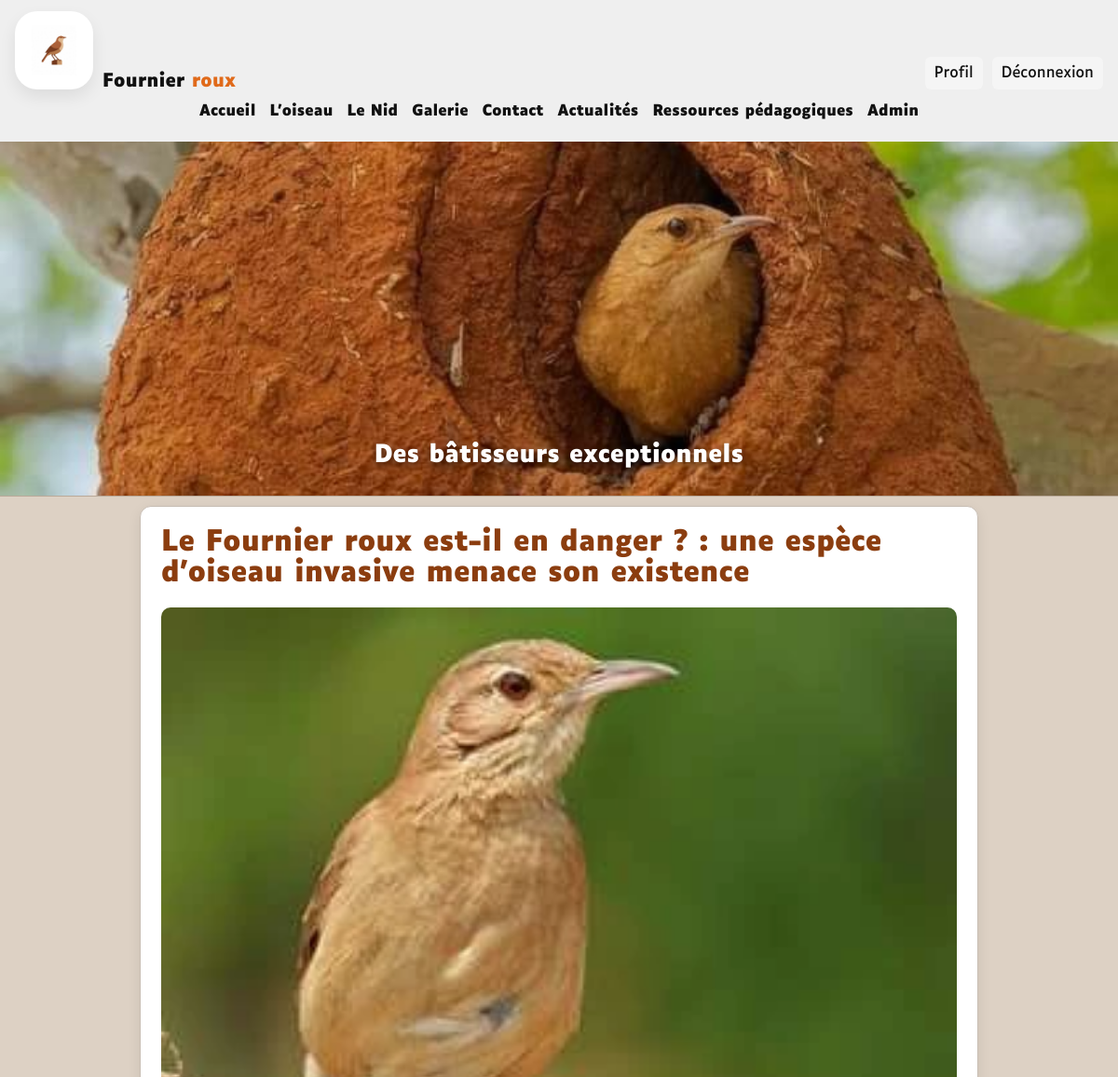
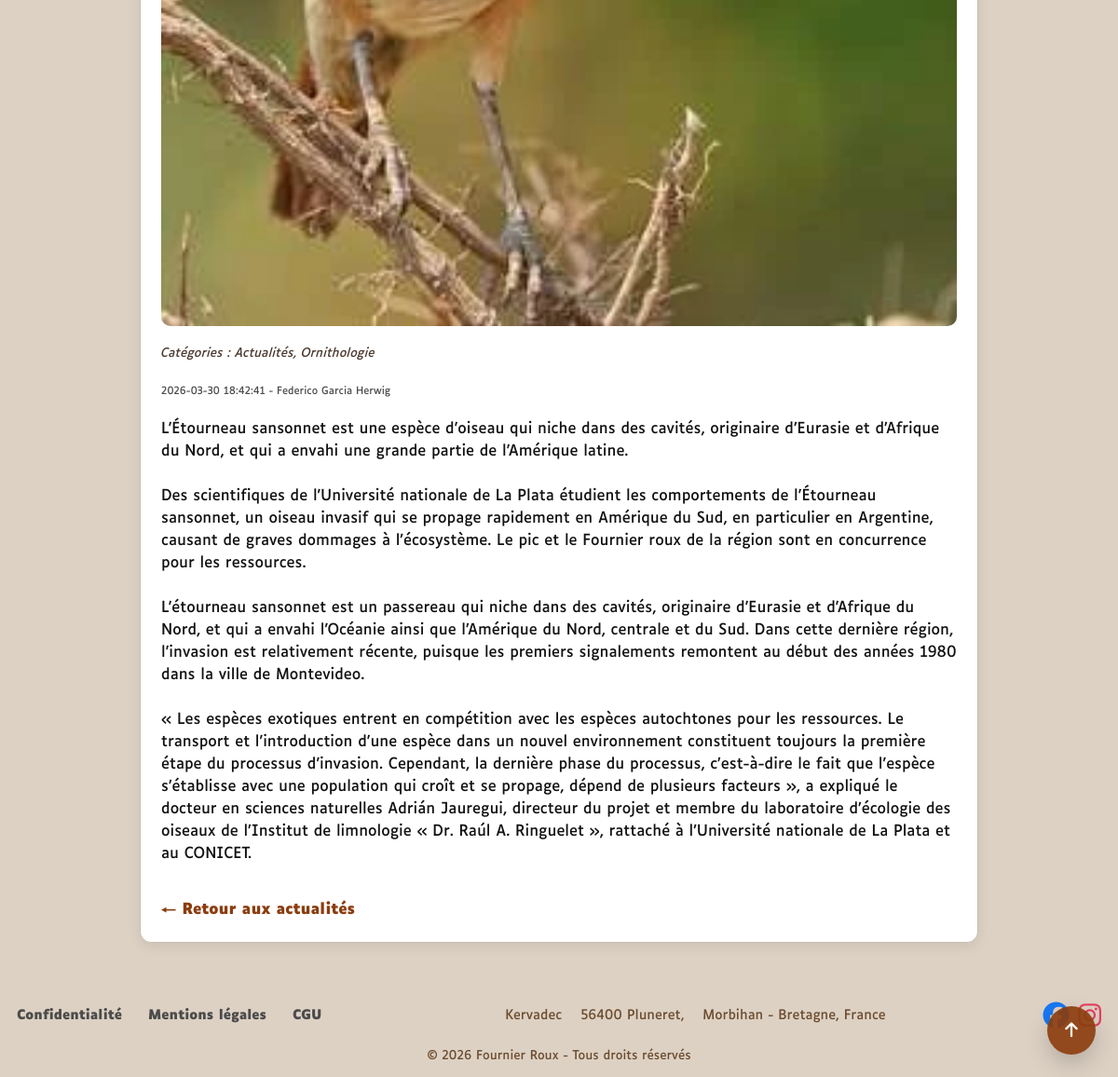
The app's page /index.php?page=article&id=15 (signed in) with its own data (2 pictures, top to bottom).
### tables this page shows
CREATE TABLE `articles` (
  `id_article` int(11) NOT NULL AUTO_INCREMENT,
  `titre` varchar(255) NOT NULL,
  `contenu` text NOT NULL,
  `date_publication` datetime NOT NULL DEFAULT current_timestamp(),
  `id_utilisateur` int(11) NOT NULL,
  PRIMARY KEY (`id_article`),
  KEY `id_utilisateur` (`id_utilisateur`)
);

CREATE TABLE `contient` (
  `id_article` int(11) NOT NULL,
  `id_media` int(11) NOT NULL,
  `ordre` int(11) DEFAULT 1,
  `image_principale` tinyint(1) DEFAULT 0,
  PRIMARY KEY (`id_article`, `id_media`),
  KEY `id_media` (`id_media`),
  CONSTRAINT `contient_ibfk_1` FOREIGN KEY (`id_article`) REFERENCES `articles` (`id_article`) ON DELETE CASCADE,
  CONSTRAINT `contient_ibfk_2` FOREIGN KEY (`id_media`) REFERENCES `media` (`id_media`) ON DELETE CASCADE
);

CREATE TABLE `media` (
  `id_media` int(11) NOT NULL AUTO_INCREMENT,
  `nom_fichier` varchar(255) NOT NULL,
  `date_upload` datetime DEFAULT current_timestamp(),
  `type_media` varchar(50) DEFAULT 'image',
  PRIMARY KEY (`id_media`)
);

CREATE TABLE `utilisateurs` (
  `id_utilisateur` int(11) NOT NULL,
  `nom` varchar(100) NOT NULL,
  `email` varchar(255) NOT NULL,
  `mot_de_passe` varchar(255) NOT NULL,
  `role` enum('admin','utilisateur') NOT NULL,
  `prenom` varchar(100) NOT NULL
);

### app/controllers/article-single-controller.php (called while the page is built, shortened)
<?php
require_once BASE_PATH . '/app/models/article.php';
require_once BASE_PATH . '/app/models/media.php';
$articleId = isset($_GET['id']) ? (int) $_GET['id'] : 0;
$article = getArticleDetailById($pdo, $articleId);
$medias = getMediaByArticle($pdo, $articleId);
require_once BASE_PATH . '/app/views/layouts/header.php';
require_once BASE_PATH . '/app/views/user/article-single.php';
require_once BASE_PATH . '/app/views/layouts/footer.php';

### index.php (called while the page is built, shortened)
<?php
require_once BASE_PATH . '/routes/router.php';

### app/models/article.php (called while the page is built, shortened)
<?php
function getBaseArticleQuery()
{
    return "FROM articles
            JOIN utilisateurs ON articles.id_utilisateur = utilisateurs.id_utilisateur
            LEFT JOIN appartient ON articles.id_article = appartient.id_article
            LEFT JOIN categorie ON appartient.id_categorie = categorie.id_categorie";
}
function getBaseArticleSelect()
{
    return "SELECT
                articles.id_article,
                articles.titre,
                articles.contenu,
                articles.date_publication,
                articles.id_utilisateur,
                utilisateurs.nom,
                utilisateurs.prenom,
                GROUP_CONCAT(categorie.nom SEPARATOR ', ') AS categories";
}
function getArticleDetailById($pdo, $articleId)
{
    try {
        $sql = getBaseArticleSelect() . " " .
               getBaseArticleQuery() . "
               WHERE articles.id_article = ?
               GROUP BY articles.id_article";
        $stmt = $pdo->prepare($sql);
        $stmt->execute([$articleId]);
        return $stmt->fetch(PDO::FETCH_ASSOC);
    } catch (PDOException $e) {
        error_log('Erreur getArticleDetailById : ' . $e->getMessage());
        return null;
    }
}

### app/models/media.php (called while the page is built, shortened)
<?php
function getMediaByArticle($pdo, $articleId)
{
    $sql = "SELECT media.*, contient.ordre, contient.image_principale
            FROM media
            INNER JOIN contient ON media.id_media = contient.id_media
            WHERE contient.id_article = ?
            ORDER BY contient.image_principale DESC, contient.ordre ASC";
    $stmt = $pdo->prepare($sql);
    $stmt->execute([$articleId]);
    $medias = $stmt->fetchAll(PDO::FETCH_ASSOC);
    return is_array($medias) ? $medias : [];
}

### app/views/user/article-single.php (the view)
<main class="page-article">
    <article class="page-article__conteneur">
        <h1 class="page-article__titre">
            <?php echo htmlspecialchars($article['titre']); ?>
        </h1>
        <?php if (!empty($medias)): ?>
            <div class="page-article__images">
                <?php foreach ($medias as $media): ?>
                    <div class="page-article__image-wrapper">
                        <img
                            class="page-article__image"
                            src="public/uploads/<?php echo htmlspecialchars($media['nom_fichier']); ?>"
                            alt="Illustration de l’article <?php echo htmlspecialchars($article['titre']); ?>"
                        >
                    </div>
                <?php endforeach; ?>
            </div>
        <?php endif; ?>
        <p class="page-article__categories">
            <em>
                Catégories :
                <?php echo htmlspecialchars($article['categories'] ?? 'Aucune'); ?>
            </em>
        </p>
        <p class="page-article__meta">
            <small>
                <?php echo htmlspecialchars($article['date_publication']); ?> -
                <?php echo htmlspecialchars($article['prenom'] . ' ' . $article['nom']); ?>
            </small>
        </p>
        <div class="page-article__contenu">
            <?php echo nl2br(htmlspecialchars($article['contenu'])); ?>
        </div>
        <div class="page-article__retour">
            <a
                class="page-article__retour-lien"
                href="index.php?page=articles"
            >
                ← Retour aux actualités
            </a>
        </div>
    </article>
</main>

### records on screen
articles: titre "Le Fournier roux est-il en danger ? : une espèce d’oiseau invasive menace son existence", date_publication "2026-03-30 18:42:41", id_utilisateur.nom "Federico Garcia Herwig", contenu "L’Étourneau sansonnet est une espèce d’oiseau qui niche dans des cavités, originaire d’Eurasie et d’Afrique du Nord, et qui a envahi une grande partie de l’Amérique latine. Des scientifiques de l’Université nationale de La Plata étudient les comportements de l’Étourneau sansonnet, un oiseau invasif qui se propage rapidement en Amérique du Sud, en particulier en Argentine, causant de graves dommages à l’écosystème. Le pic et le Fournier roux de la région sont en concurrence pour les ressources. L’étourneau sansonnet est un passereau qui niche dans des cavités, originaire d’Eurasie et d’Afrique du Nord, et qui a envahi l’Océanie ainsi que l’Amérique du Nord, centrale et du Sud. Dans cette…"
contient: id_media.nom_fichier (picture)

### other values on screen
$article['categories'] "Actualités, Ornithologie"
